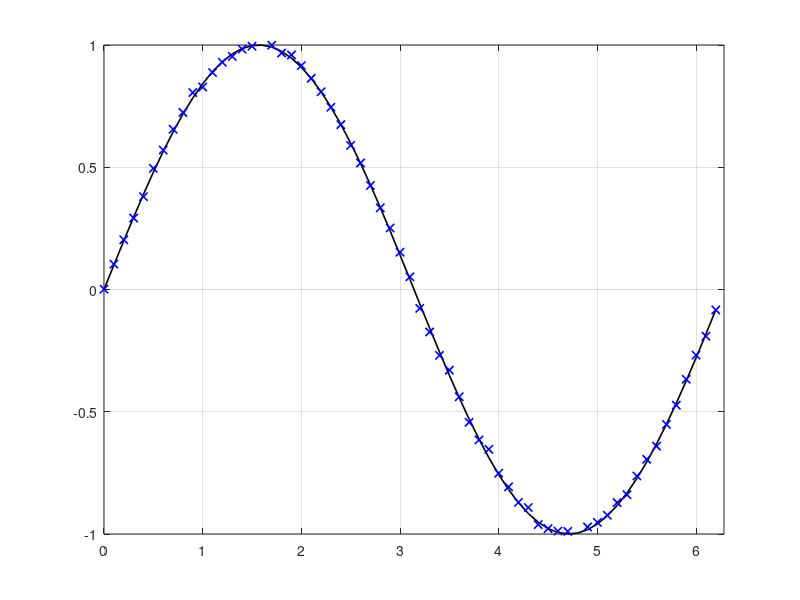
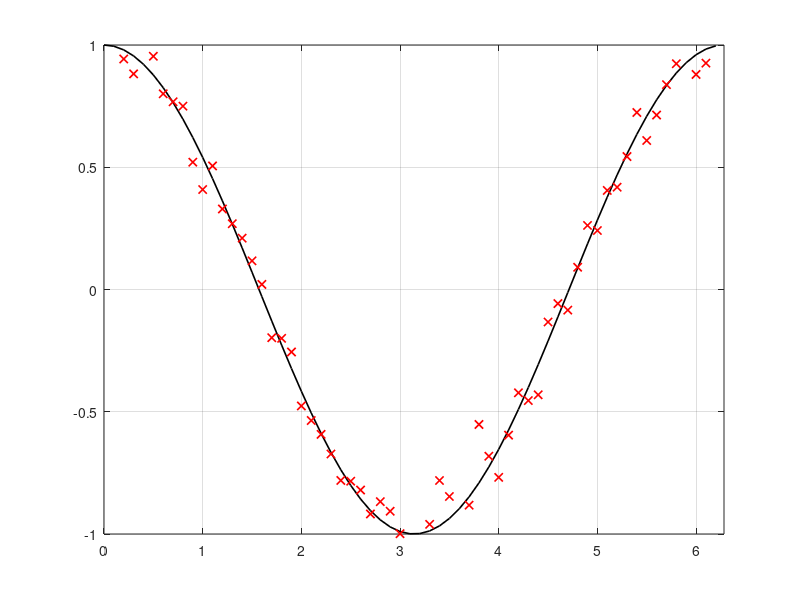

Write the MATLAB code that produced these figures, in order.
clear all;

dt = 0.1;
t = 0:dt:2*pi;
f = sin(t); % function to differentiate

plot(t,f,'black','LineWidth',1.2);
axis([0 2*pi -1 1]);
hold on;grid on;
n = length(f);
f = f + 0.01*randn(1,n); % Add sampling error
plot(t,f,'bx','LineWidth',1.2);

figure;
ediff = cos(t); % exact differentation
plot(t,ediff,'black','LineWidth',1.2);
axis([0 2*pi -1 1]);
hold on;grid on;

%{
%% Forward, Backward, Central Difference
diffF = (sin(t+dt)-sin(t))/dt;
diffB = (sin(t)-sin(t-dt))/dt;
diffC = (sin(t+dt)-sin(t-dt))/(2*dt);

plot(t,diffF,'red','LineWidth',1.2);
plot(t,diffB,'green','LineWidth',1.2);
plot(t,diffC,'yellow','LineWidth',1.2);

legend('function','exact diff','forward diff','backward diff','central diff');
%}

%% Assuming f as a data vector
diff = zeros([1 n]);
diff(1) = (f(2)-f(1))/dt; % forward
for i=2:n-1
    diff(i) = (f(i+1)-f(i-1))/(2*dt); % central
end
diff(n) = (f(n)-f(n-1))/dt; % backward

plot(t,diff,'rx','LineWidth',1.2); % The sampling error is amplified with smaller dt

